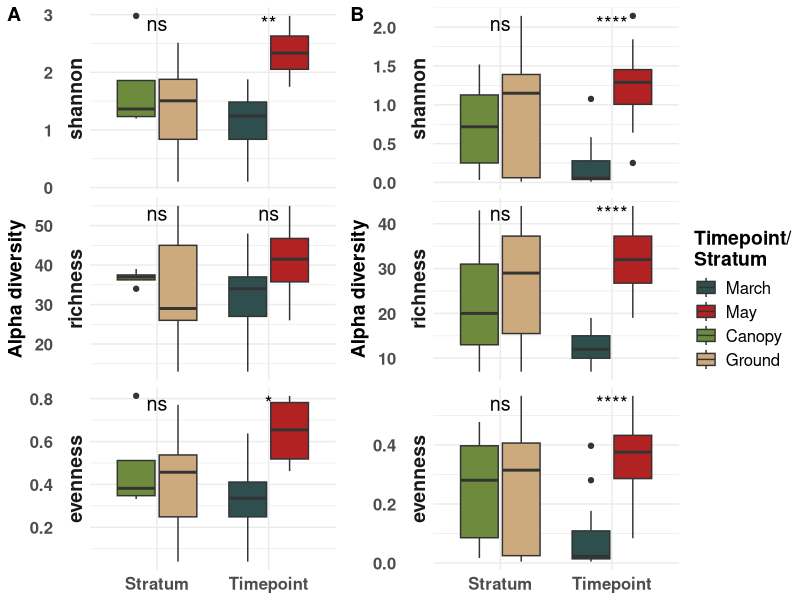

This figure's R source:
## ---- chunk 1
knitr::opts_chunk$set(echo = TRUE)
## ---- chunk 2
rm(list = ls())

library(ggplot2)
library(viridis)
library(vegan)
library(ggpubr)
library(ggsignif)

#setwd("04_Alpha_Diversity/")
OTU_Table = as.data.frame(read.csv("../00_Data/Oomycota/05_Oomycota_OTU_Table_new_min-freq-20617_min-feat-5_transposed_withMetadata.tsv", 
                     header = T, 
                     sep = "\t", 
                     stringsAsFactors = T))
SampleMetadata = OTU_Table[,1:5]
Stratum = SampleMetadata$Stratum
Timepoint = SampleMetadata$Timepoint
OTU_Table = OTU_Table[,6:ncol(OTU_Table)]
## ---- chunk 3
shannon = diversity(OTU_Table, index = "shannon")
shannon = as.data.frame(shannon)
shannon$Comparison = Timepoint
rownames(shannon) = SampleMetadata$SampleID
shannon$Group = "Oomycota"
df = shannon
df$richness = specnumber(OTU_Table)
df$evenness = df$shannon/log(df$richness)
df$Type = "Timepoint"
df2 = df
df2$Comparison = Stratum
df2$Type = "Stratum"
df3 = rbind(df, df2)
df_melted = reshape2::melt(df3)
## ---- chunk 4
g = ggplot(df_melted, aes(x = Type, y = value, fill = Comparison)) + 
  #stat_boxplot(geom = "errorbar", width = 0.2, show.legend = F) +
  geom_boxplot(show.legend = T) + 
  theme_minimal() + 
  labs(y = "Alpha diversity", 
       x = NULL) +
  theme(axis.text=element_text(size=12, face = "bold"), 
        axis.title=element_text(size=14, face = "bold"), 
        plot.title = element_text(size = 20, face = "bold", hjust = 0.5), 
        plot.subtitle = element_text(size = 14, hjust = 0.5), 
        legend.text = element_text(size = 12), 
        legend.title = element_text(size = 14, face = "bold"), 
        strip.text = element_text(size=14, face = "bold")) +
  #geom_signif(comparisons = list(c("March", "May")), 
  #            map_signif_level=TRUE) + 
  #geom_signif(comparisons = list(c("Canopy", "Ground")), 
  #            map_signif_level=TRUE) +
  stat_compare_means(aes(group = Comparison), label = "p.signif", 
                     size = 5, method = "wilcox.test", 
                     vjust = 1) +
  scale_fill_manual(values = c("darkslategrey", "firebrick", 
                               "darkolivegreen4", "burlywood3"), 
                    limits = c("March", "May", "Canopy", "Ground"), 
                    name = "Timepoint/\nStratum") +
  facet_grid(rows = vars(variable), scales = "free", switch = "y")

## ---- chunk 5
Cerco_OTU_Table = as.data.frame(read.csv("../00_Data/Cercozoa/05_Cercozoa_OTU_Table_min-freq-16922_min-feat-5_transposed_withMetadata.tsv", 
                     header = T, 
                     sep = "\t", 
                     stringsAsFactors = T))
Cerco_SampleMetadata = Cerco_OTU_Table[,1:5]
Cerco_Timepoint = Cerco_SampleMetadata$Timepoint
Cerco_Stratum = Cerco_SampleMetadata$Stratum
Cerco_OTU_Table = Cerco_OTU_Table[,6:ncol(Cerco_OTU_Table)]

Cerco_shannon = diversity(Cerco_OTU_Table, index = "shannon")
Cerco_shannon = as.data.frame(Cerco_shannon)
rownames(Cerco_shannon) = Cerco_SampleMetadata$SampleID
colnames(Cerco_shannon) = "shannon"
Cerco_shannon$Comparison = Cerco_Timepoint
Cerco_shannon$Group = "Cercozoa"
df_cerco = Cerco_shannon
df_cerco$richness = specnumber(Cerco_OTU_Table)
df_cerco$evenness = df_cerco$shannon/log(df_cerco$richness)
df_cerco$Type = "Timepoint"
df_cerco2 = df_cerco
df_cerco2$Comparison = Cerco_Stratum
df_cerco2$Type = "Stratum"
df_cerco_3 = rbind(df_cerco, df_cerco2)

df_cerco_melted = reshape2::melt(df_cerco_3)
## ---- chunk 6
g_cerco = ggplot(df_cerco_melted, aes(x = Type, y = value, fill = Comparison)) + 
  #stat_boxplot(geom = "errorbar", width = 0.2, show.legend = F) +
  geom_boxplot(show.legend = T) + 
  theme_minimal() + 
  labs(y = "Alpha diversity", 
       x = NULL) +
  theme(axis.text=element_text(size=12, face = "bold"), 
        axis.title=element_text(size=14, face = "bold"), 
        plot.title = element_text(size = 20, face = "bold", hjust = 0.5), 
        plot.subtitle = element_text(size = 14, hjust = 0.5), 
        legend.text = element_text(size = 12), 
        legend.title = element_text(size = 14, face = "bold"), 
        strip.text = element_text(size=14, face = "bold")) +
  #geom_signif(comparisons = list(c("March", "May")), 
  #            map_signif_level=TRUE) + 
  #geom_signif(comparisons = list(c("Canopy", "Ground")), 
  #            map_signif_level=TRUE) + 
  stat_compare_means(aes(group = Comparison), label = "p.signif", 
                     size = 5, method = "wilcox.test", 
                     vjust = 1) +
  scale_fill_manual(values = c("darkslategrey", "firebrick", 
                               "darkolivegreen4", "burlywood3"), 
                    limits = c("March", "May", "Canopy", "Ground"), 
                    name = "Timepoint/\nStratum") +
  facet_grid(rows = vars(variable), scales = "free", switch = "y")
## ---- chunk 7

combi = ggarrange(g_cerco, g, 
                  labels = c("A", "B"), 
                  ncol = 2, nrow = 1, 
                  align = "v", common.legend = T, 
                  legend = "right")

combi = combi + theme(rect = element_rect(fill = "transparent"))#%>%
  #annotate_figure(top = text_grob("Alpha diversity of samples", 
  #                                face = "bold", size = 20), 
  #                fig.lab = "Figure X", fig.lab.face = "bold", 
  #                fig.lab.size = 18)
ggsave("AlphaBoxplotCombined.jpeg", plot = combi, 
       device = "jpeg", dpi = 300, width = 17.7, height = 10, 
       units = "cm")
ggsave("AlphaBoxplotCombined.png", plot = combi, 
       device = "png", dpi = 300, width = 17.7, height = 10, 
       units = "cm")
ggsave("AlphaBoxplotCombined.pdf", plot = combi, 
       device = "pdf", dpi = 300, width = 17.7, height = 10, 
       units = "cm")
ggsave("AlphaBoxplotCombined.tiff", plot = combi, 
       device = "tiff", dpi = 300, width = 17.7, height = 10, 
       units = "cm", compression = "lzw")
combi
